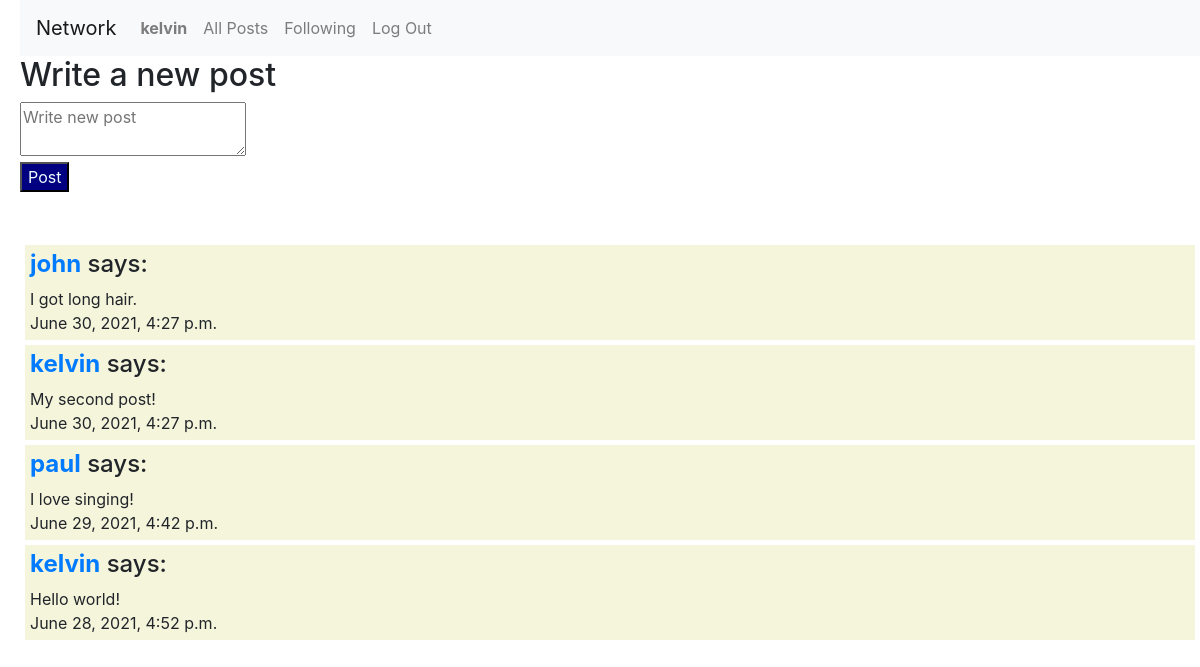
Screenshot of / (signed in) with the database file from the repository.
### network/models.py (models this page shows)
class User(AbstractUser):
    pass

class Post(models.Model):
    poster = models.ForeignKey(User, on_delete=models.SET_NULL, null=True)
    post = models.TextField()
    date = models.DateTimeField(auto_now_add=True)

### network/views.py (the view, shortened to what this page needs)
# urls.py: path("", views.index, name="index"),
def index(request):
    return render(request, "network/index.html", {
        "posts": Post.objects.order_by('-date')
    })

### network/templates/network/index.html (shortened to what this page needs)
{% extends "network/layout.html" %}
{% block body %}
<div>
    <h2>Write a new post</h2>
    {% if user.is_authenticated %}
    <form method="POST" action="">
        <textarea name="post" placeholder="Write new post"></textarea>
        <br>
        <button class="button">Post</button>
    </form>
    {% else %}
    <p>Please log in to post</p>
    {% endif %}
</div>
<br>
<br>
<div>
    {% for post in posts %}
    <div class="index_post">
        <h4><strong><a href="{% url 'profile' post.poster.username %}">{{ post.poster }}</a></strong> says:</h4>
        {{ post.post }}
        <br>
        {{ post.date }}
    </div>
    {% empty %}
    <strong>No new posts.</strong>
    {% endfor %}
</div>
{% endblock %}

### network/templates/network/layout.html (shortened to what this page needs)
{% load static %}
<!DOCTYPE html>
<html lang="en">
    <head>
        <link rel="stylesheet" href="https://stackpath.bootstrapcdn.com/bootstrap/4.4.1/css/bootstrap.min.css">
        <link href="{% static 'network/styles.css' %}" rel="stylesheet">
    </head>
    <body>
        <nav class="navbar navbar-expand-lg navbar-light bg-light">
            <a class="navbar-brand" href="#">Network</a>
            <div>
              <ul class="navbar-nav mr-auto">
                {% if user.is_authenticated %}
                    <li class="nav-item">
                        <a class="nav-link" href="#"><strong>{{ user.username }}</strong></a>
                    </li>
                {% endif %}
                <li class="nav-item">
                  <a class="nav-link" href="{% url 'index' %}">All Posts</a>
                </li>
                {% if user.is_authenticated %}
                    <li class="nav-item">
                        <a class="nav-link" href="{% url 'following' %}">Following</a>
                    </li>
                    <li class="nav-item">
                        <a class="nav-link" href="{% url 'logout' %}">Log Out</a>
                    </li>
                {% endif %}
              </ul>
            </div>
          </nav>
        <div class="body">
            {% block body %}
            {% endblock %}
        </div>
    </body>
</html>

### network/static/network/styles.css (style rules this page uses)
body { padding-left:20px; }
button { color: azure; background-color: navy; }
.index_post { background-color: beige; padding: 5px; margin: 5px; }

### rows the page displays
User: username "kelvin"
Post: poster "john", post "I got long hair.", date "June 30, 2021, 4:27 p.m."
Post: poster "kelvin", post "My second post!", date "June 30, 2021, 4:27 p.m."
Post: poster "paul", post "I love singing!", date "June 29, 2021, 4:42 p.m."
Post: poster "kelvin", post "Hello world!", date "June 28, 2021, 4:52 p.m."
